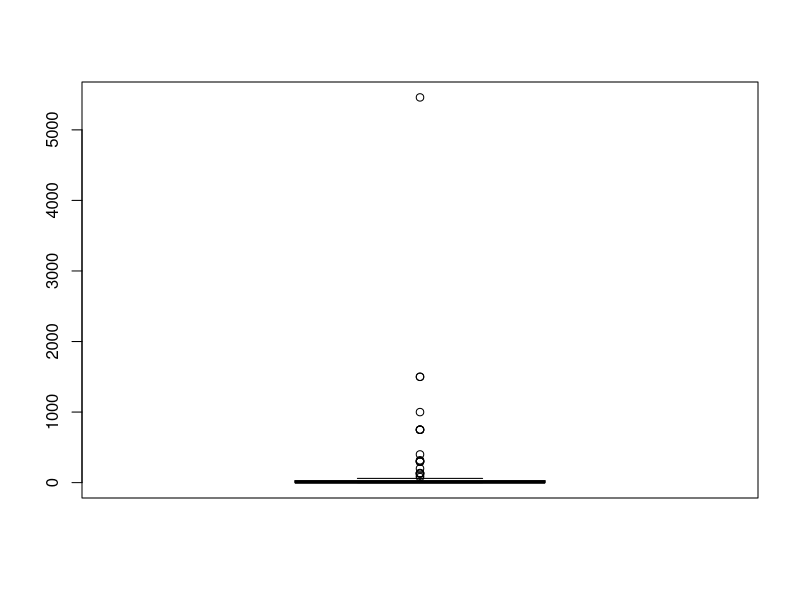
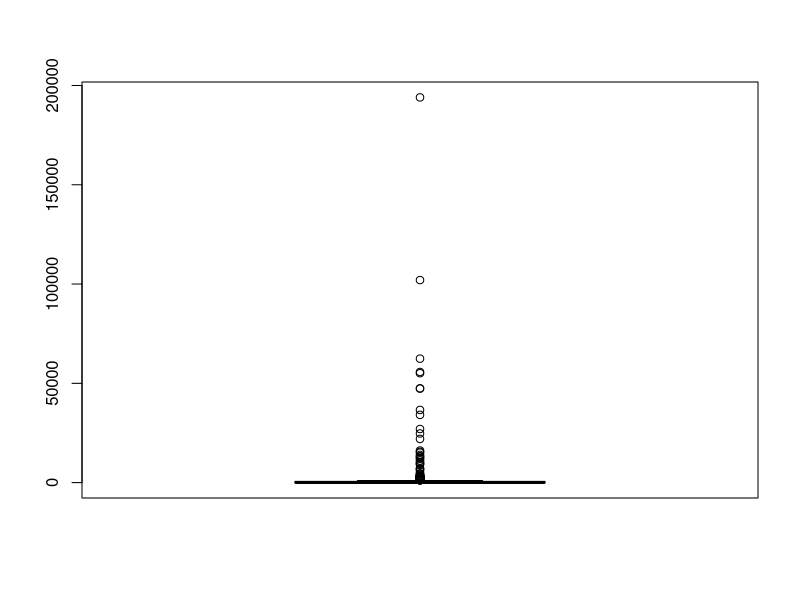

Generate these figures, in order, with R:
## ---- chunk 1
knitr::opts_chunk$set(echo = TRUE)
print(getwd())
## ---- chunk 2
cites <- read.csv("cites_2021_original.csv", header = TRUE)
head(cites)
summary(cites)
## ---- chunk 3
sapply(cites, function(x) sum(is.na(x))) # NA
## ---- chunk 4
sapply(cites, function(x) sum(x=="")) #Si es vacio
## ---- chunk 5
sapply(cites, function(x) sum(x==" ")) # Si no es vacio, aunque tiene un espacio
## ---- chunk 6
boxplot(cites$Importer.reported.quantity)
boxplot.stats(cites$Importer.reported.quantity)$out
boxplot(cites$Exporter.reported.quantity)
boxplot.stats(cites$Exporter.reported.quantity)$out
## ---- chunk 7
cites[duplicated(cites),]
dim(cites)

## ---- chunk 8
cites = unique(cites)
dim(cites)
